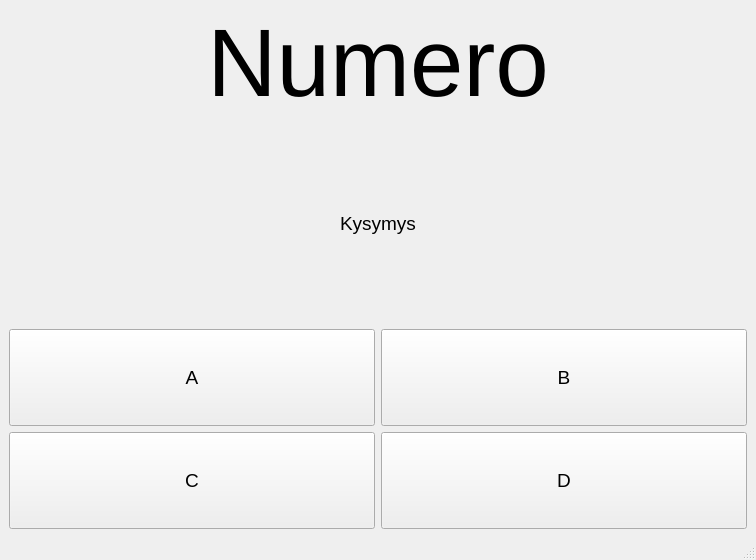
<?xml version="1.0" encoding="UTF-8"?>
<ui version="4.0">
 <class>MainWindow</class>
 <widget class="QMainWindow" name="MainWindow">
  <property name="geometry">
   <rect>
    <x>0</x>
    <y>0</y>
    <width>756</width>
    <height>560</height>
   </rect>
  </property>
  <property name="windowTitle">
   <string>MainWindow</string>
  </property>
  <widget class="QWidget" name="centralwidget">
   <layout class="QVBoxLayout" name="verticalLayout">
    <item>
     <widget class="QLabel" name="nro_label">
      <property name="font">
       <font>
        <pointsize>72</pointsize>
       </font>
      </property>
      <property name="text">
       <string>Numero</string>
      </property>
      <property name="alignment">
       <set>Qt::AlignCenter</set>
      </property>
     </widget>
    </item>
    <item>
     <layout class="QHBoxLayout" name="horizontalLayout">
      <item>
       <spacer name="horizontalSpacer">
        <property name="orientation">
         <enum>Qt::Horizontal</enum>
        </property>
        <property name="sizeHint" stdset="0">
         <size>
          <width>40</width>
          <height>20</height>
         </size>
        </property>
       </spacer>
      </item>
      <item>
       <widget class="QLabel" name="label">
        <property name="sizePolicy">
         <sizepolicy hsizetype="Preferred" vsizetype="MinimumExpanding">
          <horstretch>0</horstretch>
          <verstretch>0</verstretch>
         </sizepolicy>
        </property>
        <property name="font">
         <font>
          <pointsize>14</pointsize>
         </font>
        </property>
        <property name="text">
         <string>Kysymys</string>
        </property>
        <property name="alignment">
         <set>Qt::AlignCenter</set>
        </property>
       </widget>
      </item>
      <item>
       <spacer name="horizontalSpacer_2">
        <property name="orientation">
         <enum>Qt::Horizontal</enum>
        </property>
        <property name="sizeHint" stdset="0">
         <size>
          <width>40</width>
          <height>20</height>
         </size>
        </property>
       </spacer>
      </item>
     </layout>
    </item>
    <item>
     <layout class="QGridLayout" name="gridLayout">
      <item row="0" column="0">
       <widget class="QPushButton" name="button1">
        <property name="sizePolicy">
         <sizepolicy hsizetype="Preferred" vsizetype="MinimumExpanding">
          <horstretch>0</horstretch>
          <verstretch>0</verstretch>
         </sizepolicy>
        </property>
        <property name="font">
         <font>
          <pointsize>14</pointsize>
         </font>
        </property>
        <property name="text">
         <string>A</string>
        </property>
       </widget>
      </item>
      <item row="0" column="1">
       <widget class="QPushButton" name="button2">
        <property name="sizePolicy">
         <sizepolicy hsizetype="Minimum" vsizetype="MinimumExpanding">
          <horstretch>0</horstretch>
          <verstretch>0</verstretch>
         </sizepolicy>
        </property>
        <property name="font">
         <font>
          <pointsize>14</pointsize>
         </font>
        </property>
        <property name="text">
         <string>B</string>
        </property>
       </widget>
      </item>
      <item row="1" column="0">
       <widget class="QPushButton" name="button3">
        <property name="sizePolicy">
         <sizepolicy hsizetype="Minimum" vsizetype="MinimumExpanding">
          <horstretch>0</horstretch>
          <verstretch>0</verstretch>
         </sizepolicy>
        </property>
        <property name="font">
         <font>
          <pointsize>14</pointsize>
         </font>
        </property>
        <property name="text">
         <string>C</string>
        </property>
       </widget>
      </item>
      <item row="1" column="1">
       <widget class="QPushButton" name="button4">
        <property name="sizePolicy">
         <sizepolicy hsizetype="Minimum" vsizetype="MinimumExpanding">
          <horstretch>0</horstretch>
          <verstretch>0</verstretch>
         </sizepolicy>
        </property>
        <property name="font">
         <font>
          <pointsize>14</pointsize>
         </font>
        </property>
        <property name="text">
         <string>D</string>
        </property>
       </widget>
      </item>
     </layout>
    </item>
   </layout>
  </widget>
  <widget class="QMenuBar" name="menubar">
   <property name="geometry">
    <rect>
     <x>0</x>
     <y>0</y>
     <width>756</width>
     <height>22</height>
    </rect>
   </property>
  </widget>
  <widget class="QStatusBar" name="statusbar"/>
 </widget>
 <resources/>
 <connections/>
</ui>
